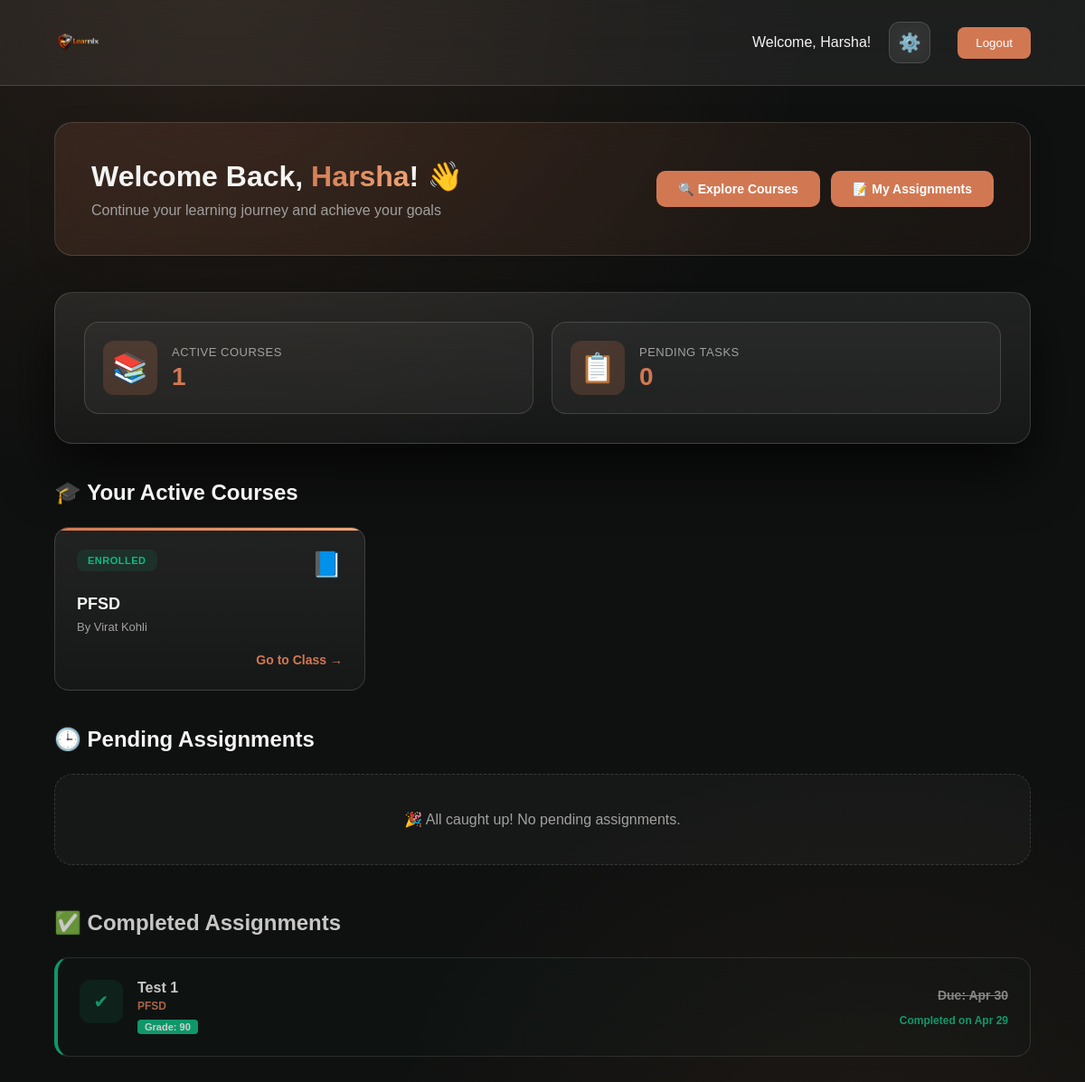
Page /student/ (signed in) on the committed database.
### instructorapp/models.py (models this page shows, shortened)
class Course(models.Model):
    teacher = models.ForeignKey(Teacher, on_delete=models.CASCADE, related_name='courses')
    title = models.CharField(max_length=200)
    description = models.TextField()
    created_at = models.DateTimeField(auto_now_add=True)
    class Meta:
        db_table = 'courses'

class Teacher(models.Model):
    APPROVAL_CHOICES = [
        ('pending', 'Pending'),
        ('approved', 'Approved'),
        ('rejected', 'Rejected'),
    ]
    full_name = models.CharField(max_length=100)
    email = models.EmailField(unique=True)
    address = models.TextField()
    contact_number = models.CharField(max_length=15)
    resume = models.FileField(upload_to='resumes/')
    username = models.CharField(max_length=100, blank=True, null=True, unique=True)
    password = models.CharField(max_length=255, blank=True, null=True)
    status = models.CharField(max_length=20, choices=APPROVAL_CHOICES, default='pending')
    applied_at = models.DateTimeField(auto_now_add=True)
    approved_at = models.DateTimeField(blank=True, null=True)
    class Meta:
        db_table = 'teachers'

class Assignment(models.Model):
    course = models.ForeignKey(Course, on_delete=models.CASCADE, related_name='assignments')
    teacher = models.ForeignKey(Teacher, on_delete=models.CASCADE)
    title = models.CharField(max_length=200)
    content = models.TextField()
    attachment = models.FileField(upload_to='assignments/', null=True, blank=True)
    due_date = models.DateTimeField()
    created_at = models.DateTimeField(auto_now_add=True)
    class Meta:
        db_table = 'assignments'

class Submission(models.Model):
    assignment = models.ForeignKey(Assignment, on_delete=models.CASCADE, related_name='submissions')
    student_name = models.CharField(max_length=100) # Linking via username as per current schema
    submission_file = models.FileField(upload_to='submissions/')
    grade = models.CharField(max_length=10, null=True, blank=True)
    feedback = models.TextField(null=True, blank=True)
    submitted_at = models.DateTimeField(auto_now_add=True)
    class Meta:
        db_table = 'submissions'

### studentapp/views.py (the view)
# urls.py: path('', views.student_dashboard, name='studenthomepage'),
def student_dashboard(request):
    if not request.session.get('user_id') or request.session.get('role') != 'student':
        return redirect('loginpage')
    username = request.session.get('username')
    enrollments = Enrollment.objects.filter(student_name=username)
    enrolled_course_ids = enrollments.values_list('course_id', flat=True)
    all_assignments = Assignment.objects.filter(course_id__in=enrolled_course_ids).order_by('due_date')
    pending_assignments = []
    completed_assignments = []
    for assignment in all_assignments:
        submission = Submission.objects.filter(assignment=assignment, student_name=username).first()
        if submission:
            assignment.submission = submission
            completed_assignments.append(assignment)
        else:
            pending_assignments.append(assignment)
    context = {
        'course_count': enrollments.count(),
        'enrolled_courses': Course.objects.filter(id__in=enrolled_course_ids),
        'pending_assignments': pending_assignments,
        'completed_assignments': completed_assignments,
        'assignments_count': len(pending_assignments), # Show pending count in stats
    }
    return render(request, 'studentapp/studenthomepage.html', context)

### templates/studentapp/studenthomepage.html (shortened to what this page needs)
{% extends 'navbar/studentnavbar.html' %}
{% load static %}
{% block content %}
<div class="welcome-section">
    <div class="welcome-content">
        <h1 class="welcome-title">Welcome Back, <span class="highlight">{{ request.session.username }}</span>! 👋</h1>
        <p class="welcome-subtitle">Continue your learning journey and achieve your goals</p>
    </div>
    <div class="quick-actions">
        <a href="{% url 'explore_courses' %}" class="action-btn" title="Explore Courses" style="text-decoration: none; display: flex; align-items: center; justify-content: center;">🔍 Explore Courses</a>
        <a href="{% url 'view_assignments' %}" class="action-btn" title="View Assignments" style="text-decoration: none; display: flex; align-items: center; justify-content: center;">📝 My Assignments</a>
    </div>
</div>
<div class="stats">
    <div class="stats-grid">
        <div class="stat-item">
            <div class="stat-icon">📚</div>
            <div class="stat-info">
                <div class="stat-label">Active Courses</div>
                <div class="stat-number">{{ course_count }}</div>
            </div>
        </div>
        <div class="stat-item">
            <div class="stat-icon">📋</div>
            <div class="stat-info">
                <div class="stat-label">Pending Tasks</div>
                <div class="stat-number">{{ assignments_count }}</div>
            </div>
        </div>
    </div>
</div>
<div class="courses-section">
    <div class="section-header">
        <h2 class="section-title">🎓 Your Active Courses</h2>
    </div>
    <div class="courses-grid" style="display: grid; grid-template-columns: repeat(auto-fill, minmax(320px, 1fr)); gap: 24px;">
        {% for course in enrolled_courses %}
        <a href="{% url 'course_detail' course.id %}" style="text-decoration: none;">
            <div class="course-card">
                <div class="course-header">
                    <div class="course-badge" style="background: rgba(16, 185, 129, 0.1); color: var(--success);">Enrolled</div>
                    <div class="course-icon">📘</div>
                </div>
                <h3 class="course-title">{{ course.title }}</h3>
                <p class="course-instructor">By {{ course.teacher.full_name }}</p>
                <div style="margin-top: 20px; text-align: right;">
                    <span style="color: var(--accent); font-weight: 600; font-size: 14px; cursor: pointer;">Go to Class →</span>
                </div>
            </div>
        </a>
        {% empty %}
        <div class="empty-state">
            <p>You haven't joined any courses yet. <a href="{% url 'explore_courses' %}" style="color: var(--accent); text-decoration: none;">Explore courses</a> to get started.</p>
        </div>
        {% endfor %}
    </div>
</div>
<div class="assignments-section" style="margin-top: 40px;">
    <div class="section-header">
        <h2 class="section-title">🕒 Pending Assignments</h2>
    </div>
    <div class="assignments-list">
        {% for assignment in pending_assignments %}
        <div class="assignment-item" style="border-left: 4px solid var(--accent);">
            <div class="assignment-left">
                <div class="assignment-status due-soon" style="background: var(--accent-glow); color: var(--accent);">📝</div>
                <div class="assignment-details">
                    <h4 class="assignment-name">{{ assignment.title }}</h4>
                    <p class="assignment-course">{{ assignment.course.title }}</p>
                    <p class="assignment-description" style="font-size: 13px; color: var(--muted); margin-top: 5px;">{{ assignment.content|truncatewords:15 }}</p>
                </div>
            </div>
            <div class="assignment-right">
                <div class="deadline">Due: {{ assignment.due_date|date:"M d, P" }}</div>
                <a href="{% url 'view_assignments' %}" style="margin-top: 10px; background: var(--accent); color: white; border: none; padding: 8px 16px; border-radius: 8px; cursor: pointer; text-decoration: none; font-size: 13px; font-weight: 600;">Submit Now</a>
            </div>
        </div>
        {% empty %}
        <div class="empty-state" style="padding: 40px;">
            <p>🎉 All caught up! No pending assignments.</p>
        </div>
        {% endfor %}
    </div>
</div>
<div class="assignments-section" style="margin-top: 50px; opacity: 0.8;">
    <div class="section-header">
        <h2 class="section-title">✅ Completed Assignments</h2>
    </div>
    <div class="assignments-list">
        {% for assignment in completed_assignments %}
        <div class="assignment-item" style="border-left: 4px solid var(--success); background: rgba(16, 185, 129, 0.02);">
            <div class="assignment-left">
                <div class="assignment-status completed" style="background: rgba(16, 185, 129, 0.1); color: var(--success);">✔</div>
                <div class="assignment-details">
                    <h4 class="assignment-name">{{ assignment.title }}</h4>
                    <p class="assignment-course">{{ assignment.course.title }}</p>
                    <div style="display: flex; gap: 10px; margin-top: 8px;">
                        {% if assignment.submission.grade %}
                        <span style="background: var(--success); color: white; padding: 2px 8px; border-radius: 4px; font-size: 11px; font-weight: 700;">Grade: {{ assignment.submission.grade }}</span>
                        {% else %}
                        <span style="background: var(--muted); color: white; padding: 2px 8px; border-radius: 4px; font-size: 11px; font-weight: 700;">Submitted</span>
                        {% endif %}
                    </div>
                </div>
            </div>
            <div class="assignment-right">
                <div class="deadline" style="color: var(--muted); text-decoration: line-through;">Due: {{ assignment.due_date|date:"M d" }}</div>
                <span style="font-size: 12px; color: var(--success); font-weight: 600; margin-top: 5px;">Completed on {{ assignment.submission.submitted_at|date:"M d" }}</span>
            </div>
        </div>
        {% empty %}
        <div class="empty-state" style="padding: 30px; opacity: 0.6;">
            <p>No completed assignments yet. Start working on your tasks!</p>
        </div>
        {% endfor %}
    </div>
</div>
{% endblock %}

### static/css/loginpage.css (style rules this page uses)
* { margin: 0; padding: 0; box-sizing: border-box; }
* { scrollbar-width: thin; scrollbar-color: rgba(209, 120, 82, 0.3) transparent; }
:root { --bg-dark: #0f1110; --bg-mid: #161817; --surface: rgba(255, 255, 255, 0.06); --surface-strong: rgba(255, 255, 255, 0.12); --surface-border: rgba(255, 255, 255, 0.14); --text: #f4f4f3; --text-secondary: #c2c2c0; --muted: #a1a1a0; --accent: #d17852; --accent-hover: #bf6846; --accent-glow: rgba(209, 120, 82, 0.45); --success: #10b981; --error: #ef4444; --glass-bg: rgba(15, 17, 16, 0.7); --glass-border: rgba(209, 120, 82, 0.2); }
html { height: 100%; }
body { min-height: 100vh; height: 100vh; display: flex; font-family: "Space Grotesk", sans-serif; color: var(--text); overflow-x: hidden; overflow-y: hidden; background: radial-gradient(120% 90% at 15% 10%, rgba(209, 120, 82, 0.28), transparent 55%), radial-gradient(100% 80% at 85% 90%, rgba(0, 0, 0, 0.6), transparent 60%), linear-gradient(135deg, var(--bg-dark), var(--bg-mid)); }

### templates/navbar/studentnavbar.html (style rules this page uses)
body { min-height: 100vh; display: flex; flex-direction: column; background: var(--bg); background-image: radial-gradient(ellipse 100% 80% at 20% 0%, rgba(209, 120, 82, 0.12) 0%, transparent 55%), radial-gradient(ellipse 80% 60% at 80% 100%, rgba(191, 104, 70, 0.08) 0%, transparent 55%); transition: background 0.3s ease, color 0.3s ease; }

### templates/studentapp/studenthomepage.html (style rules this page uses)
.empty-state { grid-column: 1 / -1; background: rgba(255, 255, 255, 0.03); border: 1px dashed var(--surface-border); border-radius: 20px; padding: 60px 40px; text-align: center; color: var(--muted); }

### rows in the picture
Course: title "PFSD", teacher.full_name "Virat Kohli"
Assignment: title "Test 1", course "PFSD", submission.grade "90", due_date "Apr 30", submission.submitted_at "Apr 29"

### other values in the picture
{{ request.session.username }} "Harsha"
{{ course_count }} "1"
{{ assignments_count }} "0"
